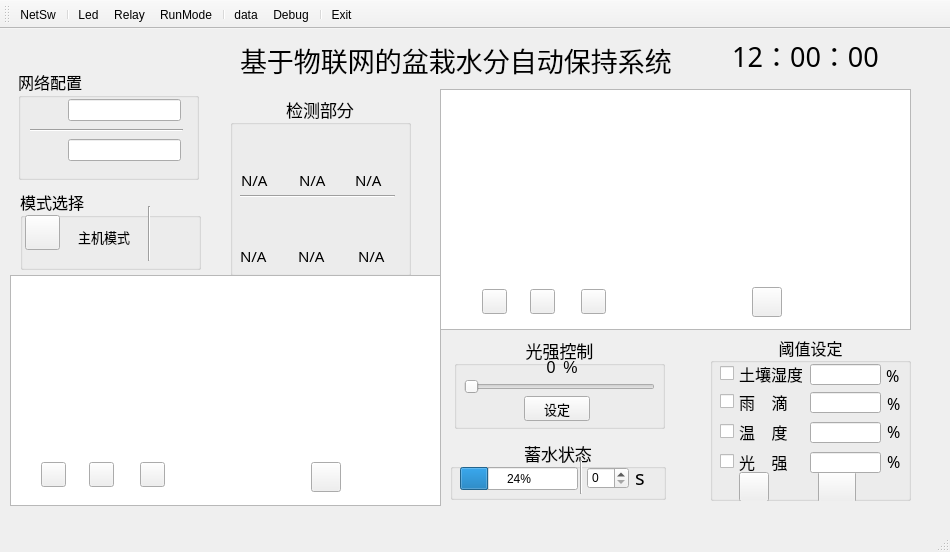
<?xml version="1.0" encoding="UTF-8"?>
<ui version="4.0">
 <class>MainWindow</class>
 <widget class="QMainWindow" name="MainWindow">
  <property name="geometry">
   <rect>
    <x>0</x>
    <y>0</y>
    <width>950</width>
    <height>552</height>
   </rect>
  </property>
  <property name="windowTitle">
   <string>MainWindow</string>
  </property>
  <property name="styleSheet">
   <string notr="true"/>
  </property>
  <widget class="QWidget" name="centralwidget">
   <widget class="QPushButton" name="pushButton">
    <property name="geometry">
     <rect>
      <x>752</x>
      <y>258</y>
      <width>30</width>
      <height>30</height>
     </rect>
    </property>
    <property name="styleSheet">
     <string notr="true">border-image: url(:/clearS.png);</string>
    </property>
    <property name="text">
     <string/>
    </property>
   </widget>
   <widget class="QChartView" name="graphicsView">
    <property name="geometry">
     <rect>
      <x>440</x>
      <y>60</y>
      <width>471</width>
      <height>241</height>
     </rect>
    </property>
    <property name="styleSheet">
     <string notr="true"/>
    </property>
   </widget>
   <widget class="QLabel" name="ipcon">
    <property name="geometry">
     <rect>
      <x>24</x>
      <y>64</y>
      <width>35</width>
      <height>35</height>
     </rect>
    </property>
    <property name="styleSheet">
     <string notr="true">border-image: url(:/ip.png);
</string>
    </property>
    <property name="text">
     <string/>
    </property>
   </widget>
   <widget class="QLabel" name="portcon">
    <property name="geometry">
     <rect>
      <x>24</x>
      <y>104</y>
      <width>35</width>
      <height>35</height>
     </rect>
    </property>
    <property name="styleSheet">
     <string notr="true">border-image: url(:/duan.png);</string>
    </property>
    <property name="text">
     <string/>
    </property>
   </widget>
   <widget class="QLineEdit" name="ip_edi">
    <property name="geometry">
     <rect>
      <x>68</x>
      <y>70</y>
      <width>113</width>
      <height>22</height>
     </rect>
    </property>
    <property name="font">
     <font>
      <family>楷体</family>
      <pointsize>11</pointsize>
     </font>
    </property>
   </widget>
   <widget class="QLineEdit" name="port_edi">
    <property name="geometry">
     <rect>
      <x>68</x>
      <y>110</y>
      <width>113</width>
      <height>22</height>
     </rect>
    </property>
    <property name="font">
     <font>
      <family>楷体</family>
      <pointsize>11</pointsize>
     </font>
    </property>
   </widget>
   <widget class="Line" name="line">
    <property name="geometry">
     <rect>
      <x>30</x>
      <y>100</y>
      <width>153</width>
      <height>3</height>
     </rect>
    </property>
    <property name="orientation">
     <enum>Qt::Horizontal</enum>
    </property>
   </widget>
   <widget class="QGroupBox" name="groupBox">
    <property name="geometry">
     <rect>
      <x>18</x>
      <y>40</y>
      <width>181</width>
      <height>111</height>
     </rect>
    </property>
    <property name="font">
     <font>
      <family>楷体</family>
      <pointsize>12</pointsize>
      <weight>50</weight>
      <bold>false</bold>
     </font>
    </property>
    <property name="title">
     <string>网络配置</string>
    </property>
   </widget>
   <widget class="QLabel" name="connect_l">
    <property name="geometry">
     <rect>
      <x>57</x>
      <y>206</y>
      <width>16</width>
      <height>16</height>
     </rect>
    </property>
    <property name="styleSheet">
     <string notr="true">border-image: url(:/discon.png);</string>
    </property>
    <property name="text">
     <string/>
    </property>
   </widget>
   <widget class="QPushButton" name="sermode">
    <property name="geometry">
     <rect>
      <x>25</x>
      <y>186</y>
      <width>35</width>
      <height>35</height>
     </rect>
    </property>
    <property name="styleSheet">
     <string notr="true">border-image: url(:/server.png);</string>
    </property>
    <property name="text">
     <string/>
    </property>
    <property name="autoDefault">
     <bool>false</bool>
    </property>
    <property name="default">
     <bool>false</bool>
    </property>
    <property name="flat">
     <bool>false</bool>
    </property>
   </widget>
   <widget class="QLabel" name="sermode_l">
    <property name="geometry">
     <rect>
      <x>78</x>
      <y>200</y>
      <width>81</width>
      <height>16</height>
     </rect>
    </property>
    <property name="font">
     <font>
      <family>楷体</family>
      <pointsize>10</pointsize>
     </font>
    </property>
    <property name="text">
     <string>主机模式</string>
    </property>
   </widget>
   <widget class="QGroupBox" name="groupBox_2">
    <property name="geometry">
     <rect>
      <x>20</x>
      <y>160</y>
      <width>181</width>
      <height>81</height>
     </rect>
    </property>
    <property name="font">
     <font>
      <family>楷体</family>
      <pointsize>12</pointsize>
     </font>
    </property>
    <property name="title">
     <string>模式选择</string>
    </property>
    <property name="flat">
     <bool>false</bool>
    </property>
    <widget class="QLabel" name="wifi_l">
     <property name="geometry">
      <rect>
       <x>137</x>
       <y>25</y>
       <width>40</width>
       <height>40</height>
      </rect>
     </property>
     <property name="styleSheet">
      <string notr="true">border-image: url(:/wifi_off.png);</string>
     </property>
     <property name="text">
      <string/>
     </property>
    </widget>
    <widget class="Line" name="line_3">
     <property name="geometry">
      <rect>
       <x>128</x>
       <y>17</y>
       <width>3</width>
       <height>55</height>
      </rect>
     </property>
     <property name="orientation">
      <enum>Qt::Vertical</enum>
     </property>
    </widget>
   </widget>
   <widget class="QLabel" name="label_4">
    <property name="geometry">
     <rect>
      <x>240</x>
      <y>10</y>
      <width>511</width>
      <height>41</height>
     </rect>
    </property>
    <property name="font">
     <font>
      <family>楷体</family>
      <pointsize>20</pointsize>
     </font>
    </property>
    <property name="text">
     <string>基于物联网的盆栽水分自动保持系统</string>
    </property>
   </widget>
   <widget class="QLabel" name="label_6">
    <property name="geometry">
     <rect>
      <x>240</x>
      <y>100</y>
      <width>35</width>
      <height>35</height>
     </rect>
    </property>
    <property name="styleSheet">
     <string notr="true">border-image: url(:/temp.png);</string>
    </property>
    <property name="text">
     <string/>
    </property>
   </widget>
   <widget class="QLabel" name="label_7">
    <property name="geometry">
     <rect>
      <x>306</x>
      <y>100</y>
      <width>35</width>
      <height>35</height>
     </rect>
    </property>
    <property name="styleSheet">
     <string notr="true">border-image: url(:/humi.png);</string>
    </property>
    <property name="text">
     <string/>
    </property>
   </widget>
   <widget class="QLabel" name="label_8">
    <property name="geometry">
     <rect>
      <x>240</x>
      <y>176</y>
      <width>35</width>
      <height>35</height>
     </rect>
    </property>
    <property name="styleSheet">
     <string notr="true">border-image: url(:/humi_soil.png);</string>
    </property>
    <property name="text">
     <string/>
    </property>
   </widget>
   <widget class="QGroupBox" name="groupBox_5">
    <property name="geometry">
     <rect>
      <x>230</x>
      <y>66</y>
      <width>181</width>
      <height>181</height>
     </rect>
    </property>
    <property name="font">
     <font>
      <family>楷体</family>
      <pointsize>13</pointsize>
     </font>
    </property>
    <property name="title">
     <string>检测部分</string>
    </property>
    <property name="alignment">
     <set>Qt::AlignCenter</set>
    </property>
    <widget class="QLabel" name="temp_la">
     <property name="geometry">
      <rect>
       <x>11</x>
       <y>77</y>
       <width>42</width>
       <height>16</height>
      </rect>
     </property>
     <property name="font">
      <font>
       <pointsize>11</pointsize>
      </font>
     </property>
     <property name="text">
      <string>N/A</string>
     </property>
    </widget>
    <widget class="QLabel" name="humi_la">
     <property name="geometry">
      <rect>
       <x>69</x>
       <y>77</y>
       <width>42</width>
       <height>16</height>
      </rect>
     </property>
     <property name="font">
      <font>
       <pointsize>11</pointsize>
      </font>
     </property>
     <property name="text">
      <string>N/A</string>
     </property>
    </widget>
    <widget class="QLabel" name="label_9">
     <property name="geometry">
      <rect>
       <x>130</x>
       <y>34</y>
       <width>35</width>
       <height>35</height>
      </rect>
     </property>
     <property name="styleSheet">
      <string notr="true">border-image: url(:/light.png);</string>
     </property>
     <property name="text">
      <string/>
     </property>
    </widget>
    <widget class="Line" name="line_2">
     <property name="geometry">
      <rect>
       <x>10</x>
       <y>100</y>
       <width>155</width>
       <height>3</height>
      </rect>
     </property>
     <property name="orientation">
      <enum>Qt::Horizontal</enum>
     </property>
    </widget>
    <widget class="QLabel" name="label_11">
     <property name="geometry">
      <rect>
       <x>125</x>
       <y>110</y>
       <width>35</width>
       <height>35</height>
      </rect>
     </property>
     <property name="styleSheet">
      <string notr="true">border-image: url(:/rain.png);</string>
     </property>
     <property name="text">
      <string/>
     </property>
    </widget>
    <widget class="QLabel" name="label_10">
     <property name="geometry">
      <rect>
       <x>70</x>
       <y>110</y>
       <width>35</width>
       <height>35</height>
      </rect>
     </property>
     <property name="styleSheet">
      <string notr="true">border-image: url(:/mq2.png);</string>
     </property>
     <property name="text">
      <string/>
     </property>
    </widget>
    <widget class="QLabel" name="light_la">
     <property name="geometry">
      <rect>
       <x>125</x>
       <y>77</y>
       <width>42</width>
       <height>16</height>
      </rect>
     </property>
     <property name="font">
      <font>
       <pointsize>11</pointsize>
      </font>
     </property>
     <property name="text">
      <string>N/A</string>
     </property>
    </widget>
    <widget class="QLabel" name="soil_la">
     <property name="geometry">
      <rect>
       <x>10</x>
       <y>153</y>
       <width>42</width>
       <height>16</height>
      </rect>
     </property>
     <property name="font">
      <font>
       <pointsize>11</pointsize>
      </font>
     </property>
     <property name="text">
      <string>N/A</string>
     </property>
    </widget>
    <widget class="QLabel" name="mq2_la">
     <property name="geometry">
      <rect>
       <x>68</x>
       <y>153</y>
       <width>42</width>
       <height>16</height>
      </rect>
     </property>
     <property name="font">
      <font>
       <pointsize>11</pointsize>
      </font>
     </property>
     <property name="text">
      <string>N/A</string>
     </property>
    </widget>
    <widget class="QLabel" name="rain_la">
     <property name="geometry">
      <rect>
       <x>128</x>
       <y>153</y>
       <width>42</width>
       <height>16</height>
      </rect>
     </property>
     <property name="font">
      <font>
       <pointsize>11</pointsize>
      </font>
     </property>
     <property name="text">
      <string>N/A</string>
     </property>
    </widget>
   </widget>
   <widget class="QChartView" name="graphicsView_2">
    <property name="geometry">
     <rect>
      <x>10</x>
      <y>246</y>
      <width>431</width>
      <height>231</height>
     </rect>
    </property>
   </widget>
   <widget class="QLabel" name="time_l">
    <property name="geometry">
     <rect>
      <x>720</x>
      <y>0</y>
      <width>171</width>
      <height>51</height>
     </rect>
    </property>
    <property name="palette">
     <palette>
      <active>
       <colorrole role="Text">
        <brush brushstyle="SolidPattern">
         <color alpha="255">
          <red>255</red>
          <green>0</green>
          <blue>0</blue>
         </color>
        </brush>
       </colorrole>
       <colorrole role="PlaceholderText">
        <brush brushstyle="SolidPattern">
         <color alpha="128">
          <red>255</red>
          <green>0</green>
          <blue>0</blue>
         </color>
        </brush>
       </colorrole>
      </active>
      <inactive>
       <colorrole role="Text">
        <brush brushstyle="SolidPattern">
         <color alpha="255">
          <red>255</red>
          <green>0</green>
          <blue>0</blue>
         </color>
        </brush>
       </colorrole>
       <colorrole role="PlaceholderText">
        <brush brushstyle="SolidPattern">
         <color alpha="128">
          <red>255</red>
          <green>0</green>
          <blue>0</blue>
         </color>
        </brush>
       </colorrole>
      </inactive>
      <disabled>
       <colorrole role="Text">
        <brush brushstyle="SolidPattern">
         <color alpha="255">
          <red>120</red>
          <green>120</green>
          <blue>120</blue>
         </color>
        </brush>
       </colorrole>
       <colorrole role="PlaceholderText">
        <brush brushstyle="SolidPattern">
         <color alpha="128">
          <red>0</red>
          <green>0</green>
          <blue>0</blue>
         </color>
        </brush>
       </colorrole>
      </disabled>
     </palette>
    </property>
    <property name="font">
     <font>
      <family>方正舒体</family>
      <pointsize>20</pointsize>
     </font>
    </property>
    <property name="text">
     <string>12：00：00</string>
    </property>
    <property name="alignment">
     <set>Qt::AlignCenter</set>
    </property>
   </widget>
   <widget class="QPushButton" name="charts1_big">
    <property name="geometry">
     <rect>
      <x>482</x>
      <y>260</y>
      <width>25</width>
      <height>25</height>
     </rect>
    </property>
    <property name="styleSheet">
     <string notr="true">border-image: url(:/big.png);</string>
    </property>
    <property name="text">
     <string/>
    </property>
   </widget>
   <widget class="QPushButton" name="charts1_small">
    <property name="geometry">
     <rect>
      <x>581</x>
      <y>260</y>
      <width>25</width>
      <height>25</height>
     </rect>
    </property>
    <property name="styleSheet">
     <string notr="true">border-image: url(:/small.png);</string>
    </property>
    <property name="text">
     <string/>
    </property>
   </widget>
   <widget class="QPushButton" name="charts1_rest">
    <property name="geometry">
     <rect>
      <x>530</x>
      <y>260</y>
      <width>25</width>
      <height>25</height>
     </rect>
    </property>
    <property name="styleSheet">
     <string notr="true">border-image: url(:/rest.png);</string>
    </property>
    <property name="text">
     <string/>
    </property>
   </widget>
   <widget class="QLabel" name="setlightNumla">
    <property name="geometry">
     <rect>
      <x>524</x>
      <y>332</y>
      <width>54</width>
      <height>12</height>
     </rect>
    </property>
    <property name="font">
     <font>
      <pointsize>12</pointsize>
     </font>
    </property>
    <property name="text">
     <string>0</string>
    </property>
    <property name="alignment">
     <set>Qt::AlignCenter</set>
    </property>
   </widget>
   <widget class="QGroupBox" name="groupBox_3">
    <property name="geometry">
     <rect>
      <x>454</x>
      <y>307</y>
      <width>211</width>
      <height>93</height>
     </rect>
    </property>
    <property name="font">
     <font>
      <family>楷体</family>
      <pointsize>13</pointsize>
     </font>
    </property>
    <property name="title">
     <string>光强控制</string>
    </property>
    <property name="alignment">
     <set>Qt::AlignCenter</set>
    </property>
    <widget class="QPushButton" name="set_light_bt">
     <property name="geometry">
      <rect>
       <x>70</x>
       <y>60</y>
       <width>66</width>
       <height>25</height>
      </rect>
     </property>
     <property name="palette">
      <palette>
       <active/>
       <inactive/>
       <disabled/>
      </palette>
     </property>
     <property name="font">
      <font>
       <family>楷体</family>
       <pointsize>10</pointsize>
      </font>
     </property>
     <property name="styleSheet">
      <string notr="true"/>
     </property>
     <property name="text">
      <string>设定</string>
     </property>
    </widget>
    <widget class="QSlider" name="horizontalSlider">
     <property name="geometry">
      <rect>
       <x>10</x>
       <y>40</y>
       <width>191</width>
       <height>22</height>
      </rect>
     </property>
     <property name="styleSheet">
      <string notr="true"/>
     </property>
     <property name="orientation">
      <enum>Qt::Horizontal</enum>
     </property>
    </widget>
   </widget>
   <widget class="QLabel" name="setlightNumla_2">
    <property name="geometry">
     <rect>
      <x>560</x>
      <y>330</y>
      <width>21</width>
      <height>16</height>
     </rect>
    </property>
    <property name="font">
     <font>
      <pointsize>12</pointsize>
     </font>
    </property>
    <property name="text">
     <string>%</string>
    </property>
    <property name="alignment">
     <set>Qt::AlignCenter</set>
    </property>
   </widget>
   <widget class="QGroupBox" name="groupBox_4">
    <property name="geometry">
     <rect>
      <x>710</x>
      <y>305</y>
      <width>201</width>
      <height>167</height>
     </rect>
    </property>
    <property name="font">
     <font>
      <family>楷体</family>
      <pointsize>12</pointsize>
     </font>
    </property>
    <property name="title">
     <string>阈值设定</string>
    </property>
    <property name="alignment">
     <set>Qt::AlignCenter</set>
    </property>
    <widget class="QLineEdit" name="soil_yu_la">
     <property name="geometry">
      <rect>
       <x>100</x>
       <y>30</y>
       <width>71</width>
       <height>21</height>
      </rect>
     </property>
    </widget>
    <widget class="QLineEdit" name="rain_yu_la">
     <property name="geometry">
      <rect>
       <x>100</x>
       <y>58</y>
       <width>71</width>
       <height>21</height>
      </rect>
     </property>
    </widget>
    <widget class="QLineEdit" name="temp_yu_la">
     <property name="geometry">
      <rect>
       <x>100</x>
       <y>88</y>
       <width>71</width>
       <height>21</height>
      </rect>
     </property>
    </widget>
    <widget class="QLabel" name="label">
     <property name="geometry">
      <rect>
       <x>176</x>
       <y>33</y>
       <width>21</width>
       <height>16</height>
      </rect>
     </property>
     <property name="text">
      <string>%</string>
     </property>
    </widget>
    <widget class="QLabel" name="label_2">
     <property name="geometry">
      <rect>
       <x>177</x>
       <y>61</y>
       <width>21</width>
       <height>16</height>
      </rect>
     </property>
     <property name="text">
      <string>%</string>
     </property>
    </widget>
    <widget class="QLabel" name="label_3">
     <property name="geometry">
      <rect>
       <x>177</x>
       <y>89</y>
       <width>21</width>
       <height>16</height>
      </rect>
     </property>
     <property name="text">
      <string>%</string>
     </property>
    </widget>
    <widget class="QPushButton" name="set_yu_bt">
     <property name="geometry">
      <rect>
       <x>29</x>
       <y>138</y>
       <width>30</width>
       <height>30</height>
      </rect>
     </property>
     <property name="font">
      <font>
       <family>楷体</family>
       <pointsize>13</pointsize>
      </font>
     </property>
     <property name="styleSheet">
      <string notr="true">border-image: url(:/set.png);</string>
     </property>
     <property name="text">
      <string/>
     </property>
    </widget>
    <widget class="QPushButton" name="clear_yu_bt">
     <property name="geometry">
      <rect>
       <x>108</x>
       <y>137</y>
       <width>38</width>
       <height>32</height>
      </rect>
     </property>
     <property name="font">
      <font>
       <family>楷体</family>
       <pointsize>12</pointsize>
      </font>
     </property>
     <property name="styleSheet">
      <string notr="true">border-image: url(:/clear_yu.png);</string>
     </property>
     <property name="text">
      <string/>
     </property>
    </widget>
    <widget class="QCheckBox" name="checkBox">
     <property name="geometry">
      <rect>
       <x>10</x>
       <y>30</y>
       <width>83</width>
       <height>19</height>
      </rect>
     </property>
     <property name="font">
      <font>
       <pointsize>12</pointsize>
      </font>
     </property>
     <property name="text">
      <string>土壤湿度</string>
     </property>
    </widget>
    <widget class="QCheckBox" name="checkBox_2">
     <property name="geometry">
      <rect>
       <x>10</x>
       <y>58</y>
       <width>83</width>
       <height>19</height>
      </rect>
     </property>
     <property name="text">
      <string>雨    滴</string>
     </property>
    </widget>
    <widget class="QCheckBox" name="checkBox_3">
     <property name="geometry">
      <rect>
       <x>10</x>
       <y>88</y>
       <width>83</width>
       <height>19</height>
      </rect>
     </property>
     <property name="text">
      <string>温    度</string>
     </property>
    </widget>
    <widget class="QCheckBox" name="checkBox_4">
     <property name="geometry">
      <rect>
       <x>10</x>
       <y>118</y>
       <width>83</width>
       <height>19</height>
      </rect>
     </property>
     <property name="text">
      <string>光    强</string>
     </property>
    </widget>
    <widget class="QLabel" name="label_12">
     <property name="geometry">
      <rect>
       <x>177</x>
       <y>119</y>
       <width>21</width>
       <height>16</height>
      </rect>
     </property>
     <property name="text">
      <string>%</string>
     </property>
    </widget>
    <widget class="QLineEdit" name="light_yu_la">
     <property name="geometry">
      <rect>
       <x>100</x>
       <y>118</y>
       <width>71</width>
       <height>21</height>
      </rect>
     </property>
    </widget>
   </widget>
   <widget class="QPushButton" name="pushButton_2">
    <property name="geometry">
     <rect>
      <x>311</x>
      <y>433</y>
      <width>30</width>
      <height>30</height>
     </rect>
    </property>
    <property name="styleSheet">
     <string notr="true">border-image: url(:/clearS.png);</string>
    </property>
    <property name="text">
     <string/>
    </property>
   </widget>
   <widget class="QPushButton" name="charts1_rest_2">
    <property name="geometry">
     <rect>
      <x>89</x>
      <y>433</y>
      <width>25</width>
      <height>25</height>
     </rect>
    </property>
    <property name="styleSheet">
     <string notr="true">border-image: url(:/rest.png);</string>
    </property>
    <property name="text">
     <string/>
    </property>
   </widget>
   <widget class="QPushButton" name="charts1_big_2">
    <property name="geometry">
     <rect>
      <x>41</x>
      <y>433</y>
      <width>25</width>
      <height>25</height>
     </rect>
    </property>
    <property name="styleSheet">
     <string notr="true">border-image: url(:/big.png);</string>
    </property>
    <property name="text">
     <string/>
    </property>
   </widget>
   <widget class="QPushButton" name="charts1_small_2">
    <property name="geometry">
     <rect>
      <x>140</x>
      <y>433</y>
      <width>25</width>
      <height>25</height>
     </rect>
    </property>
    <property name="styleSheet">
     <string notr="true">border-image: url(:/small.png);</string>
    </property>
    <property name="text">
     <string/>
    </property>
   </widget>
   <widget class="QProgressBar" name="progressBar">
    <property name="geometry">
     <rect>
      <x>460</x>
      <y>438</y>
      <width>118</width>
      <height>23</height>
     </rect>
    </property>
    <property name="value">
     <number>24</number>
    </property>
   </widget>
   <widget class="QSpinBox" name="spinBox">
    <property name="geometry">
     <rect>
      <x>587</x>
      <y>438</y>
      <width>42</width>
      <height>22</height>
     </rect>
    </property>
   </widget>
   <widget class="QGroupBox" name="groupBox_6">
    <property name="geometry">
     <rect>
      <x>450</x>
      <y>410</y>
      <width>216</width>
      <height>61</height>
     </rect>
    </property>
    <property name="font">
     <font>
      <family>楷体</family>
      <pointsize>13</pointsize>
     </font>
    </property>
    <property name="title">
     <string>蓄水状态</string>
    </property>
    <property name="alignment">
     <set>Qt::AlignCenter</set>
    </property>
    <widget class="QLabel" name="label_5">
     <property name="geometry">
      <rect>
       <x>185</x>
       <y>30</y>
       <width>16</width>
       <height>16</height>
      </rect>
     </property>
     <property name="font">
      <font>
       <pointsize>15</pointsize>
      </font>
     </property>
     <property name="text">
      <string>s</string>
     </property>
    </widget>
    <widget class="Line" name="line_4">
     <property name="geometry">
      <rect>
       <x>130</x>
       <y>21</y>
       <width>3</width>
       <height>34</height>
      </rect>
     </property>
     <property name="orientation">
      <enum>Qt::Vertical</enum>
     </property>
    </widget>
   </widget>
   <zorder>groupBox_6</zorder>
   <zorder>groupBox_4</zorder>
   <zorder>groupBox_3</zorder>
   <zorder>graphicsView</zorder>
   <zorder>groupBox_5</zorder>
   <zorder>groupBox_2</zorder>
   <zorder>groupBox</zorder>
   <zorder>ipcon</zorder>
   <zorder>portcon</zorder>
   <zorder>ip_edi</zorder>
   <zorder>port_edi</zorder>
   <zorder>line</zorder>
   <zorder>connect_l</zorder>
   <zorder>sermode</zorder>
   <zorder>sermode_l</zorder>
   <zorder>label_4</zorder>
   <zorder>pushButton</zorder>
   <zorder>label_6</zorder>
   <zorder>label_7</zorder>
   <zorder>label_8</zorder>
   <zorder>graphicsView_2</zorder>
   <zorder>time_l</zorder>
   <zorder>charts1_big</zorder>
   <zorder>charts1_small</zorder>
   <zorder>charts1_rest</zorder>
   <zorder>setlightNumla</zorder>
   <zorder>setlightNumla_2</zorder>
   <zorder>pushButton_2</zorder>
   <zorder>charts1_rest_2</zorder>
   <zorder>charts1_big_2</zorder>
   <zorder>charts1_small_2</zorder>
   <zorder>progressBar</zorder>
   <zorder>spinBox</zorder>
  </widget>
  <widget class="QMenuBar" name="menubar">
   <property name="geometry">
    <rect>
     <x>0</x>
     <y>0</y>
     <width>950</width>
     <height>22</height>
    </rect>
   </property>
  </widget>
  <widget class="QStatusBar" name="statusbar"/>
  <widget class="QToolBar" name="toolBar">
   <property name="font">
    <font>
     <stylestrategy>PreferAntialias</stylestrategy>
    </font>
   </property>
   <property name="windowTitle">
    <string>toolBar</string>
   </property>
   <property name="toolButtonStyle">
    <enum>Qt::ToolButtonFollowStyle</enum>
   </property>
   <attribute name="toolBarArea">
    <enum>TopToolBarArea</enum>
   </attribute>
   <attribute name="toolBarBreak">
    <bool>false</bool>
   </attribute>
   <addaction name="open_wifi"/>
   <addaction name="separator"/>
   <addaction name="led"/>
   <addaction name="relay"/>
   <addaction name="auto_hand"/>
   <addaction name="separator"/>
   <addaction name="data"/>
   <addaction name="debb"/>
   <addaction name="separator"/>
   <addaction name="exit"/>
  </widget>
  <action name="exit">
   <property name="icon">
    <iconset resource="../img/picture.qrc">
     <normaloff>:/exit.png</normaloff>:/exit.png</iconset>
   </property>
   <property name="text">
    <string>Exit</string>
   </property>
   <property name="autoRepeat">
    <bool>true</bool>
   </property>
   <property name="visible">
    <bool>true</bool>
   </property>
  </action>
  <action name="open_wifi">
   <property name="icon">
    <iconset resource="../img/picture.qrc">
     <normaloff>:/close.png</normaloff>:/close.png</iconset>
   </property>
   <property name="text">
    <string>NetSw</string>
   </property>
   <property name="font">
    <font/>
   </property>
  </action>
  <action name="led">
   <property name="icon">
    <iconset resource="../img/picture.qrc">
     <normaloff>:/led_off.png</normaloff>:/led_off.png</iconset>
   </property>
   <property name="text">
    <string>Led</string>
   </property>
  </action>
  <action name="relay">
   <property name="icon">
    <iconset resource="../img/picture.qrc">
     <normaloff>:/relay_off.png</normaloff>:/relay_off.png</iconset>
   </property>
   <property name="text">
    <string>Relay</string>
   </property>
  </action>
  <action name="auto_hand">
   <property name="icon">
    <iconset resource="../img/picture.qrc">
     <normaloff>:/auto.png</normaloff>:/auto.png</iconset>
   </property>
   <property name="text">
    <string>RunMode</string>
   </property>
  </action>
  <action name="debb">
   <property name="icon">
    <iconset resource="../img/picture.qrc">
     <normaloff>:/app.png</normaloff>:/app.png</iconset>
   </property>
   <property name="text">
    <string>Debug</string>
   </property>
  </action>
  <action name="data">
   <property name="icon">
    <iconset resource="../img/picture.qrc">
     <normaloff>:/data.png</normaloff>:/data.png</iconset>
   </property>
   <property name="text">
    <string>data</string>
   </property>
  </action>
 </widget>
 <customwidgets>
  <customwidget>
   <class>QChartView</class>
   <extends>QGraphicsView</extends>
   <header location="global">qchartview.h</header>
  </customwidget>
 </customwidgets>
 <resources>
  <include location="../img/picture.qrc"/>
  <include location="../img/picture.qrc"/>
 </resources>
 <connections/>
</ui>
